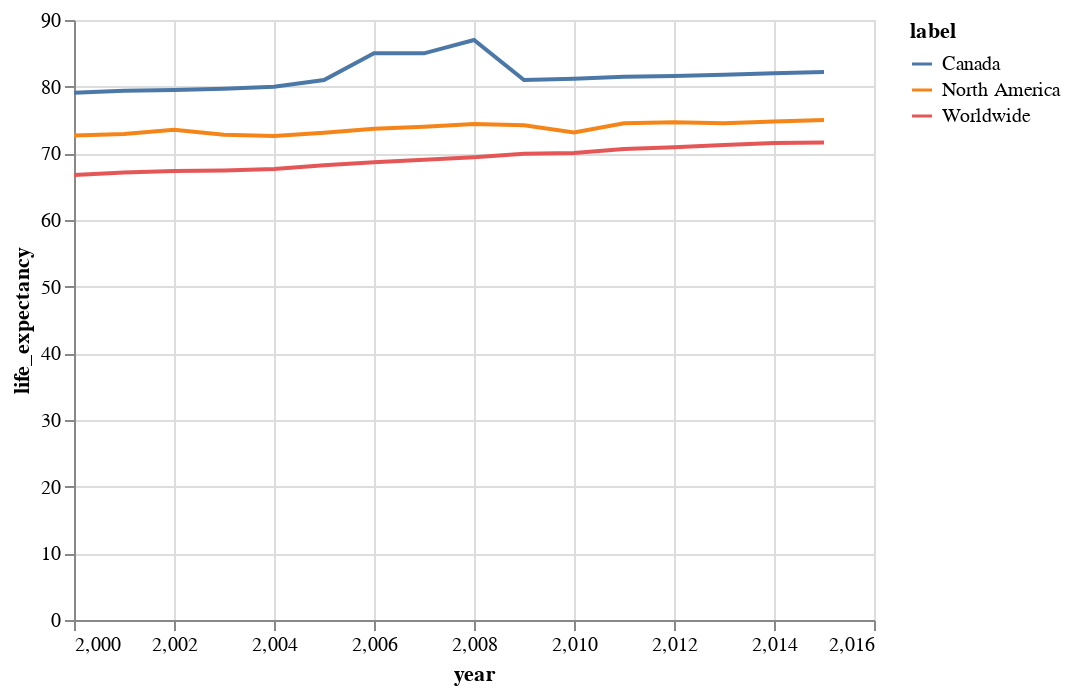

Here is the notebook cell this chart was saved with:
### Code cell
temp = (
    dataset_df.groupby("year")
    .mean()["life_expectancy"]
    .reset_index()
    .assign(label="Worldwide")
)
temp = pd.concat(
    [
        temp,
        dataset_df[dataset_df["continent"] == sel_continent]
        .groupby("year")
        .mean()["life_expectancy"]
        .reset_index()
        .assign(label=sel_continent)
    ],
    ignore_index=True,
)
temp = pd.concat(
    [
        temp,
        dataset_df.loc[
            dataset_df["country"] == chosen_country, ["year", "life_expectancy"]
        ].assign(label=chosen_country),
    ],
    ignore_index=True,
)
alt.Chart(temp).mark_line().encode(
    x="year",
    y="life_expectancy",
    color="label"
)

### Figure 1 — Vega-Lite specification as saved in the notebook (floating-point values rounded to 4 significant figures)
{"config": {"view": {"continuousWidth": 400, "continuousHeight": 300}}, "data": {"name": "data-3b4272a2b267525663801b75dac1f0b0"}, "mark": "line", "encoding": {"color": {"type": "nominal", "field": "label"}, "x": {"type": "quantitative", "field": "year"}, "y": {"type": "quantitative", "field": "life_expectancy"}}, "$schema": "https://vega.github.io/schema/vega-lite/v4.8.1.json", "datasets": {"data-3b4272a2b267525663801b75dac1f0b0": [{"year": 2000, "life_expectancy": 66.75, "label": "Worldwide"}, {"year": 2001, "life_expectancy": 67.13, "label": "Worldwide"}, {"year": 2002, "life_expectancy": 67.35, "label": "Worldwide"}, {"year": 2003, "life_expectancy": 67.43, "label": "Worldwide"}, {"year": 2004, "life_expectancy": 67.65, "label": "Worldwide"}, {"year": 2005, "life_expectancy": 68.21, "label": "Worldwide"}, {"year": 2006, "life_expectancy": 68.67, "label": "Worldwide"}, {"year": 2007, "life_expectancy": 69.04, "label": "Worldwide"}, {"year": 2008, "life_expectancy": 69.43, "label": "Worldwide"}, {"year": 2009, "life_expectancy": 69.94, "label": "Worldwide"}, {"year": 2010, "life_expectancy": 70.05, "label": "Worldwide"}, {"year": 2011, "life_expectancy": 70.65, "label": "Worldwide"}, {"year": 2012, "life_expectancy": 70.92, "label": "Worldwide"}, {"year": 2013, "life_expectancy": 71.24, "label": "Worldwide"}, {"year": 2014, "life_expectancy": 71.54, "label": "Worldwide"}, {"year": 2015, "life_expectancy": 71.62, "label": "Worldwide"}, {"year": 2000, "life_expectancy": 72.68, "label": "North America"}, {"year": 2001, "life_expectancy": 72.89, "label": "North America"}, {"year": 2002, "life_expectancy": 73.53, "label": "North America"}, {"year": 2003, "life_expectancy": 72.8, "label": "North America"}, {"year": 2004, "life_expectancy": 72.6, "label": "North America"}, {"year": 2005, "life_expectancy": 73.08, "label": "North America"}, {"year": 2006, "life_expectancy": 73.7, "label": "North America"}, {"year": 2007, "life_expectancy": 73.99, "label": "North America"}, {"year": 2008, "life_expectancy": 74.4, "label": "North America"}, {"year": 2009, "life_expectancy": 74.2, "label": "North America"}, {"year": 2010, "life_expectancy": 73.14, "label": "North America"}, {"year": 2011, "life_expectancy": 74.51, "label": "North America"}, {"year": 2012, "life_expectancy": 74.65, "label": "North America"}, {"year": 2013, "life_expectancy": 74.52, "label": "North America"}, {"year": 2014, "life_expectancy": 74.76, "label": "North America"}, {"year": 2015, "life_expectancy": 75.01, "label": "North America"}, {"year": 2015, "life_expectancy": 82.2, "label": "Canada"}, {"year": 2014, "life_expectancy": 82.0, "label": "Canada"}, {"year": 2013, "life_expectancy": 81.8, "label": "Canada"}, {"year": 2012, "life_expectancy": 81.6, "label": "Canada"}, {"year": 2011, "life_expectancy": 81.5, "label": "Canada"}, {"year": 2010, "life_expectancy": 81.2, "label": "Canada"}, {"year": 2009, "life_expectancy": 81.0, "label": "Canada"}, {"year": 2008, "life_expectancy": 87.0, "label": "Canada"}, {"year": 2007, "life_expectancy": 85.0, "label": "Canada"}, {"year": 2006, "life_expectancy": 85.0, "label": "Canada"}, {"year": 2005, "life_expectancy": 81.0, "label": "Canada"}, {"year": 2004, "life_expectancy": 80.0, "label": "Canada"}, {"year": 2003, "life_expectancy": 79.7, "label": "Canada"}, {"year": 2002, "life_expectancy": 79.5, "label": "Canada"}, {"year": 2001, "life_expectancy": 79.4, "label": "Canada"}, {"year": 2000, "life_expectancy": 79.1, "label": "Canada"}]}}
